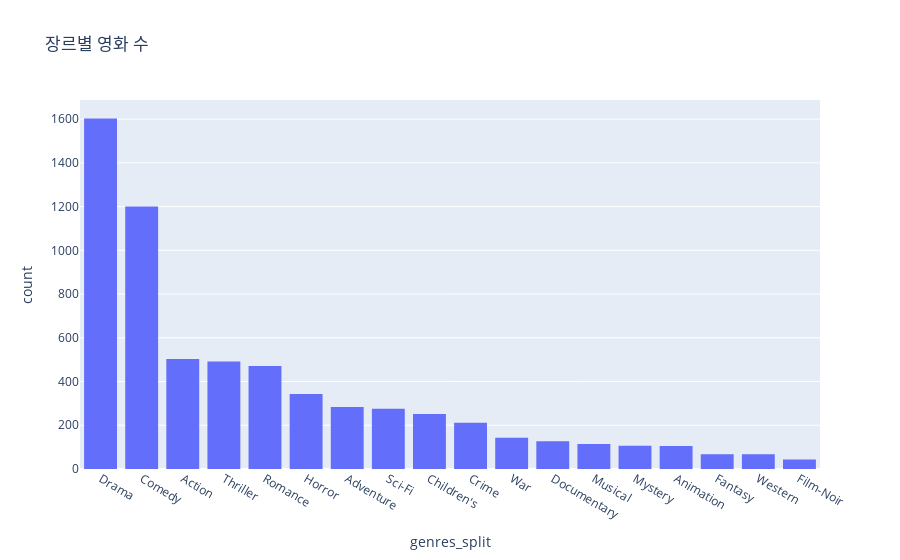

Notebook cell for this chart:
### Code cell
# plotly
px.histogram(movies_exploded, 
             x='genres_split', 
             height=450, 
             title='장르별 영화 수').update_xaxes(categoryorder="total descending")

### Figure 1 — Plotly figure (JSON) as saved in the notebook; plotly's stock layout.template omitted (floating-point values rounded to 4 significant figures; data arrays with more than 128 entries replaced by an {"elided": "..."} marker saying what was removed)
{"data": [{"bingroup": "x", "hovertemplate": "genres_split=%{x}<br>count=%{y}<extra></extra>", "legendgroup": "", "marker": {"color": "#636efa", "pattern": {"shape": ""}}, "name": "", "orientation": "v", "showlegend": false, "type": "histogram", "x": {"elided": "6408 str values"}, "xaxis": "x", "yaxis": "y"}], "layout": {"autosize": true, "barmode": "relative", "legend": {"tracegroupgap": 0}, "title": {"text": "장르별 영화 수"}, "xaxis": {"anchor": "y", "autorange": true, "categoryorder": "total descending", "domain": [0, 1], "range": [-0.5, 17.5], "title": {"text": "genres_split"}, "type": "category"}, "yaxis": {"anchor": "x", "autorange": true, "domain": [0, 1], "range": [0, 1687.0], "title": {"text": "count"}}}}
